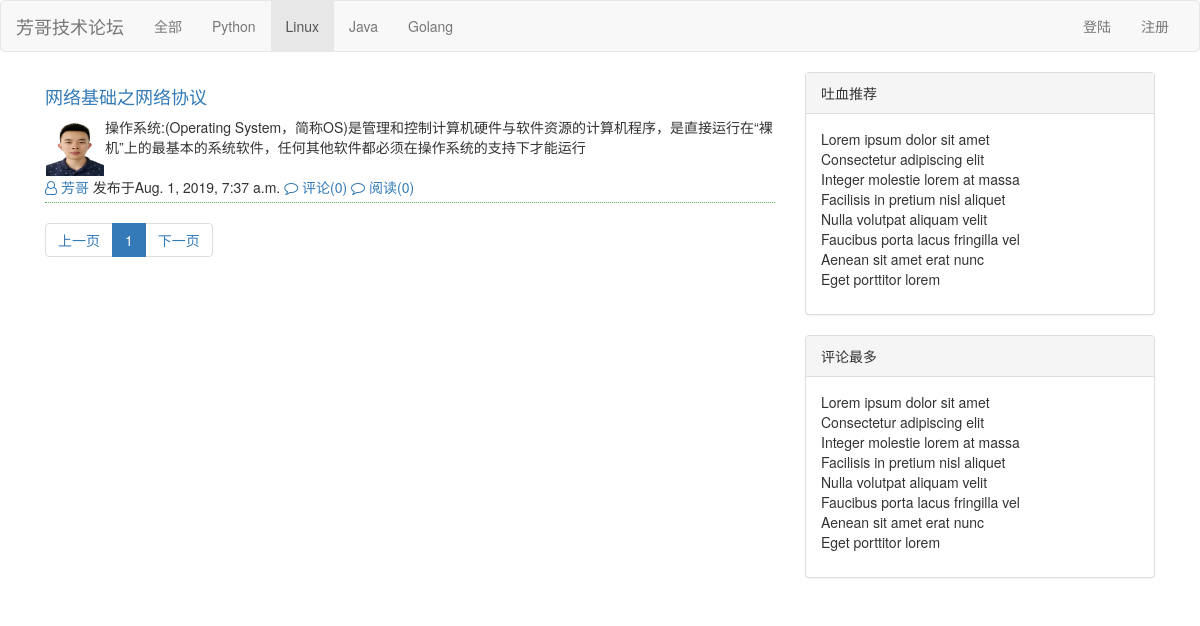
Page /all/2.html on the earlier database version.
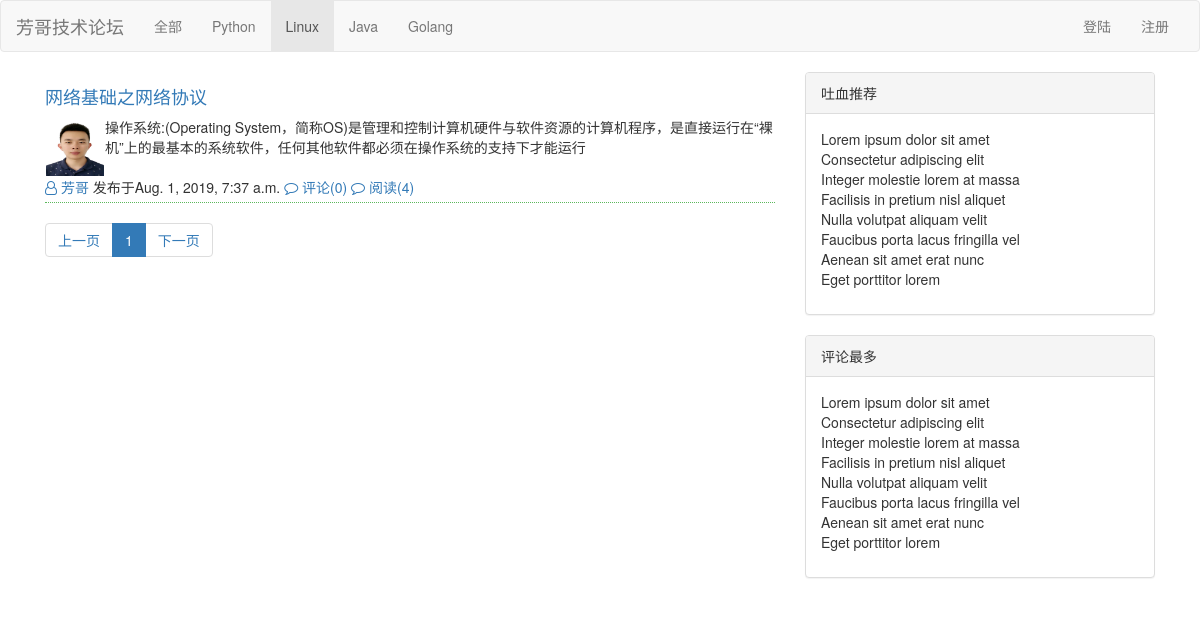
Same page on the later database version.
### repository/models.py (models this page shows, shortened)
class Article(models.Model):
    nid = models.BigAutoField(primary_key=True)
    title = models.CharField(verbose_name="文章标题",max_length=128)
    summary = models.CharField(verbose_name="文章简介",max_length=512)
    read_count = models.IntegerField(default=0)
    comment_count = models.IntegerField(default=0)
    up_count = models.IntegerField(default=0)
    down_count = models.IntegerField(default=0)
    create_time = models.DateTimeField(auto_now_add=True)
    blog = models.ForeignKey(verbose_name="所属博客",to="Blog",to_field="bid",on_delete=models.CASCADE)
    categroy = models.ForeignKey(verbose_name="文章类型",to="Category",to_field="nid",on_delete=models.CASCADE)
    article_type_choices = [
        (1,"Python"),
        (2,"Linux"),
        (3,"Java"),
        (4,"Golang"),
    ]
    article_type_id = models.IntegerField(verbose_name="主站分类id",choices=article_type_choices,default=None)
    tag = models.ManyToManyField(
        verbose_name="文章标签",
        to="Tag",
        through="Tag2Article",
    )
    class Meta:
        verbose_name_plural="文章信息"

class Blog(models.Model):
    bid = models.AutoField(primary_key=True)
    title = models.CharField(max_length=60,verbose_name="个人博客标题")
    site  = models.CharField(max_length=32,verbose_name="个人博客前缀",unique=True)
    theme = models.CharField(max_length=32,verbose_name="博客主题")
    user = models.OneToOneField(to="UserInfo",to_field="nid",on_delete=models.CASCADE)
    class Meta:
        verbose_name_plural="个人博客"

class UserInfo(models.Model):
    nid = models.BigAutoField(primary_key=True)
    username = models.CharField(max_length=32,verbose_name="用户名",unique=True)
    password = models.CharField(max_length=64,verbose_name="密码")
    nickname = models.CharField(max_length=32,verbose_name="昵称")
    email = models.EmailField(verbose_name="邮箱",unique=True)
    avatar = models.ImageField(verbose_name="头像",upload_to='static/user_avatar')
    createtime = models.DateTimeField(verbose_name="创建时间",auto_now_add=True)
    fans = models.ManyToManyField(verbose_name="粉丝",
                                  to="UserInfo",
                                  through="UserFans",   #自定义第三张表时，使用字段用于指定关系表
                                  related_name="f",
                                  through_fields= ("user","follower"),
                                  )
    class Meta:
        verbose_name_plural="用户列表"

### web/views/home.py (the view)
# urls.py: path('',home.index),
def index(request,*args,**kwargs):
    print(request)
    print(kwargs)
    if kwargs:
        article_type_id = int(kwargs['article_type_id'])
        base_url = reverse('index',kwargs=kwargs)
    else:
        article_type_id = None
        base_url = '/'
    data_count = models.Article.objects.filter(**kwargs).count() #需要展示的总个数
    page_obj = Pagination(request.GET.get('p'), data_count)  #当前页码
    article_list = models.Article.objects.filter(**kwargs).order_by('-nid')[page_obj.start:page_obj.end]
    type_list = models.Article.article_type_choices
    page_str = page_obj.page_str(base_url)
    return render(request,"index.html",
                  {
                      "type_list":type_list,
                      "article_type_id":article_type_id,
                      "article_list":article_list,
                      "page_str":page_str,
                  }
                  )

### utils/pagination.py (called while the page is built)
    @property
    def start(self):
        return (self.current_page - 1) * self.per_page_count

    @property
    def end(self):
        return self.current_page * self.per_page_count

    @property
    def total_count(self):
        v, y = divmod(self.data_count, self.per_page_count)
        if y:
            v += 1
        return v

### templates/index.html (shortened to what the changed rows need)
<!DOCTYPE html>
<html lang="en">
<head>
    <link rel="stylesheet" href="/static/plugin/bootstrap/css/bootstrap.css">
    <link rel="stylesheet" href="/static/plugin/font-awesome/css/font-awesome.min.css">
</head>
<body>
<div class="container">
    <div>
        <div class="col-md-8">
        <div class="article_list">
        {% for item in article_list %}
            <div class="clearfix article_item">
                <h4><a href="#">{{ item.title }}</a></h4>
                <div class="clearfix">
                  <a href="#" class="user_avatar left">
                      <img src="/{{ item.blog.user.avatar }}" alt=""></a>{{ item.summary }}
                </div>
                <div class="footers">
                    <a href="#">
                        <i class="fa fa-user-o" aria-hidden="true"></i>
                        <span>{{ item.blog.user.nickname }}</span>
                    </a>
                    <span>发布于{{ item.blog.user.createtime }}</span>
                    <a href="#">
                        <i class="fa fa-comment-o" aria-hidden="true"></i>
                        <span>评论({{ item.comment_count }})</span>
                    </a>
                    <a href="#">
                        <i class="fa fa-comment-o" aria-hidden="true"></i>
                        <span>阅读({{ item.read_count }})</span>
                    </a>
                </div>
            </div>
        {% endfor %}
        </div>
        </div>
    </div>
</div>
</body>
</html>

Differences in the rows shown:
changed Article "网络基础之网络协议": read_count "0" → "4"
